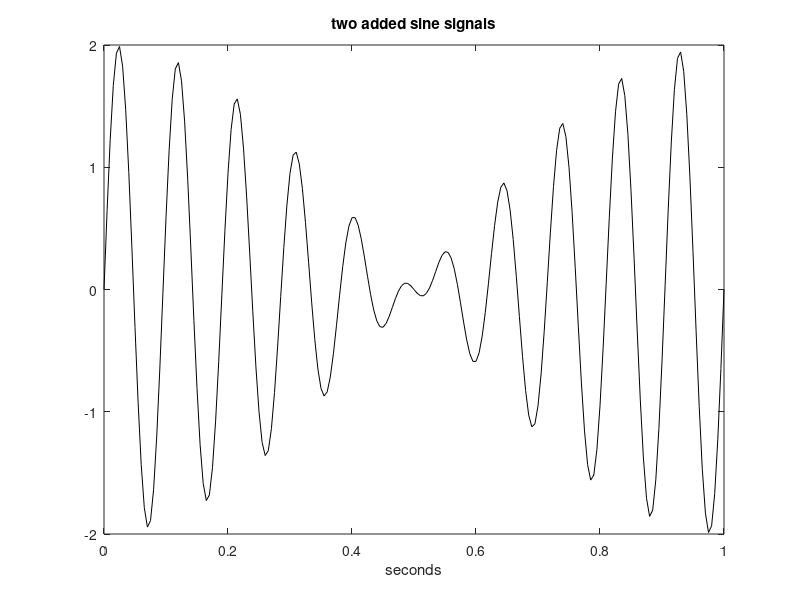

This chart was generated by the following MATLAB code:
% Two added sines
fs=200; %sampling rate in Hz
t=0:(1/fs ):1; %time intervals set (1 seconds)
f1=10; %sine1 frequency in Hz
f2=11; %sine2 frequency in Hz
% sum of two sine signals:
y=sin(2*pi*f1*t)+sin(2*pi*f2*t);
Ny=length(y);
plot(t,y,'k')
title('two added sine signals'); xlabel('seconds');